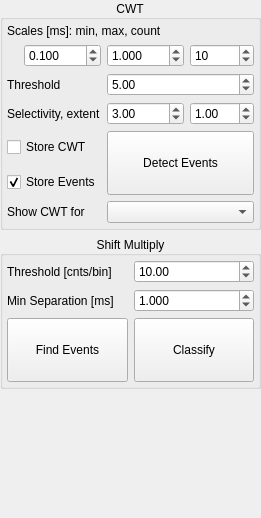
       <widget class="QWidget" name="analyze_page">
        <property name="geometry">
         <rect>
          <x>0</x>
          <y>0</y>
          <width>253</width>
          <height>518</height>
         </rect>
        </property>
        <attribute name="label">
         <string>Analyze</string>
        </attribute>
        <layout class="QVBoxLayout" name="verticalLayout_analyze">
         <property name="leftMargin">
          <number>0</number>
         </property>
         <property name="topMargin">
          <number>0</number>
         </property>
         <property name="rightMargin">
          <number>0</number>
         </property>
         <property name="bottomMargin">
          <number>0</number>
         </property>
         <item>
          <widget class="QGroupBox" name="groupBox_analyze_cwt">
           <property name="title">
            <string>CWT</string>
           </property>
           <property name="alignment">
            <set>Qt::AlignCenter</set>
           </property>
           <layout class="QVBoxLayout" name="verticalLayout_analyze_cwt">
            <property name="leftMargin">
             <number>4</number>
            </property>
            <property name="topMargin">
             <number>4</number>
            </property>
            <property name="rightMargin">
             <number>4</number>
            </property>
            <property name="bottomMargin">
             <number>4</number>
            </property>
            <item>
             <layout class="QGridLayout" name="gridLayout_analyze_cwt">
              <item row="3" column="3">
               <widget class="QDoubleSpinBox" name="doubleSpinBox_extent">
                <property name="maximum">
                 <double>100.000000000000000</double>
                </property>
                <property name="singleStep">
                 <double>0.100000000000000</double>
                </property>
                <property name="value">
                 <double>1.000000000000000</double>
                </property>
               </widget>
              </item>
              <item row="1" column="3">
               <widget class="QSpinBox" name="spinBox_scales_count">
                <property name="minimum">
                 <number>1</number>
                </property>
                <property name="maximum">
                 <number>1000</number>
                </property>
                <property name="value">
                 <number>10</number>
                </property>
               </widget>
              </item>
              <item row="0" column="0" colspan="4">
               <widget class="QLabel" name="label_scales">
                <property name="text">
                 <string>Scales [ms]: min, max, count</string>
                </property>
               </widget>
              </item>
              <item row="1" column="1">
               <widget class="QDoubleSpinBox" name="doubleSpinBox_scales_min">
                <property name="decimals">
                 <number>3</number>
                </property>
                <property name="minimum">
                 <double>0.001000000000000</double>
                </property>
                <property name="maximum">
                 <double>1000.000000000000000</double>
                </property>
                <property name="singleStep">
                 <double>0.100000000000000</double>
                </property>
                <property name="value">
                 <double>0.100000000000000</double>
                </property>
               </widget>
              </item>
              <item row="4" column="0" colspan="2">
               <widget class="QCheckBox" name="checkBox_store_cwt">
                <property name="text">
                 <string>Store CWT</string>
                </property>
               </widget>
              </item>
              <item row="2" column="0" colspan="2">
               <widget class="QLabel" name="label_threshold_cwt">
                <property name="text">
                 <string>Threshold</string>
                </property>
               </widget>
              </item>
              <item row="1" column="2">
               <widget class="QDoubleSpinBox" name="doubleSpinBox_scales_max">
                <property name="decimals">
                 <number>3</number>
                </property>
                <property name="minimum">
                 <double>0.001000000000000</double>
                </property>
                <property name="maximum">
                 <double>1000.000000000000000</double>
                </property>
                <property name="singleStep">
                 <double>0.100000000000000</double>
                </property>
                <property name="value">
                 <double>1.000000000000000</double>
                </property>
               </widget>
              </item>
              <item row="5" column="0" colspan="2">
               <widget class="QCheckBox" name="checkBox_store_events">
                <property name="text">
                 <string>Store Events</string>
                </property>
                <property name="checked">
                 <bool>true</bool>
                </property>
               </widget>
              </item>
              <item row="3" column="2">
               <widget class="QDoubleSpinBox" name="doubleSpinBox_selectivity">
                <property name="maximum">
                 <double>100.000000000000000</double>
                </property>
                <property name="singleStep">
                 <double>0.100000000000000</double>
                </property>
                <property name="value">
                 <double>3.000000000000000</double>
                </property>
               </widget>
              </item>
              <item row="2" column="2" colspan="2">
               <widget class="QDoubleSpinBox" name="doubleSpinBox_threshold_cwt">
                <property name="value">
                 <double>5.000000000000000</double>
                </property>
               </widget>
              </item>
              <item row="3" column="0" colspan="2">
               <widget class="QLabel" name="label_selectivity">
                <property name="text">
                 <string>Selectivity, extent</string>
                </property>
               </widget>
              </item>
              <item row="4" column="2" rowspan="2" colspan="2">
               <widget class="QPushButton" name="pushButton_cwt">
                <property name="sizePolicy">
                 <sizepolicy hsizetype="Minimum" vsizetype="Preferred">
                  <horstretch>0</horstretch>
                  <verstretch>0</verstretch>
                 </sizepolicy>
                </property>
                <property name="minimumSize">
                 <size>
                  <width>0</width>
                  <height>64</height>
                 </size>
                </property>
                <property name="text">
                 <string>Detect Events</string>
                </property>
               </widget>
              </item>
              <item row="6" column="2" colspan="2">
               <widget class="QComboBox" name="comboBox_showcwt"/>
              </item>
              <item row="6" column="0" colspan="2">
               <widget class="QLabel" name="label_showcwt">
                <property name="text">
                 <string>Show CWT for</string>
                </property>
               </widget>
              </item>
             </layout>
            </item>
           </layout>
          </widget>
         </item>
         <item>
          <widget class="QGroupBox" name="groupBox_analyze_shiftmultiply">
           <property name="title">
            <string>Shift Multiply</string>
           </property>
           <property name="alignment">
            <set>Qt::AlignCenter</set>
           </property>
           <layout class="QVBoxLayout" name="verticalLayout_analyze_shiftmultiply">
            <property name="leftMargin">
             <number>4</number>
            </property>
            <property name="topMargin">
             <number>4</number>
            </property>
            <property name="rightMargin">
             <number>4</number>
            </property>
            <property name="bottomMargin">
             <number>4</number>
            </property>
            <item>
             <layout class="QGridLayout" name="gridLayout_analyze_shiftmultiply">
              <item row="1" column="0">
               <widget class="QLabel" name="label_minseparation">
                <property name="text">
                 <string>Min Separation [ms]</string>
                </property>
               </widget>
              </item>
              <item row="0" column="0">
               <widget class="QLabel" name="label_threshold_shiftmultiply">
                <property name="text">
                 <string>Threshold [cnts/bin]</string>
                </property>
               </widget>
              </item>
              <item row="2" column="1">
               <widget class="QPushButton" name="pushButton_shiftmultiply_classify">
                <property name="minimumSize">
                 <size>
                  <width>0</width>
                  <height>64</height>
                 </size>
                </property>
                <property name="text">
                 <string>Classify</string>
                </property>
               </widget>
              </item>
              <item row="1" column="1">
               <widget class="QDoubleSpinBox" name="doubleSpinBox_minseparation">
                <property name="decimals">
                 <number>3</number>
                </property>
                <property name="maximum">
                 <double>100.000000000000000</double>
                </property>
                <property name="singleStep">
                 <double>0.100000000000000</double>
                </property>
                <property name="value">
                 <double>1.000000000000000</double>
                </property>
               </widget>
              </item>
              <item row="0" column="1">
               <widget class="QDoubleSpinBox" name="doubleSpinBox_threshold_shiftmultiply">
                <property name="maximum">
                 <double>100.000000000000000</double>
                </property>
                <property name="value">
                 <double>10.000000000000000</double>
                </property>
               </widget>
              </item>
              <item row="2" column="0">
               <widget class="QPushButton" name="pushButton_shiftmultiply_find">
                <property name="minimumSize">
                 <size>
                  <width>0</width>
                  <height>64</height>
                 </size>
                </property>
                <property name="text">
                 <string>Find Events</string>
                </property>
               </widget>
              </item>
             </layout>
            </item>
           </layout>
          </widget>
         </item>
         <item>
          <spacer name="verticalSpacer_analyze">
           <property name="orientation">
            <enum>Qt::Vertical</enum>
           </property>
           <property name="sizeHint" stdset="0">
            <size>
             <width>20</width>
             <height>40</height>
            </size>
           </property>
          </spacer>
         </item>
        </layout>
       </widget>
